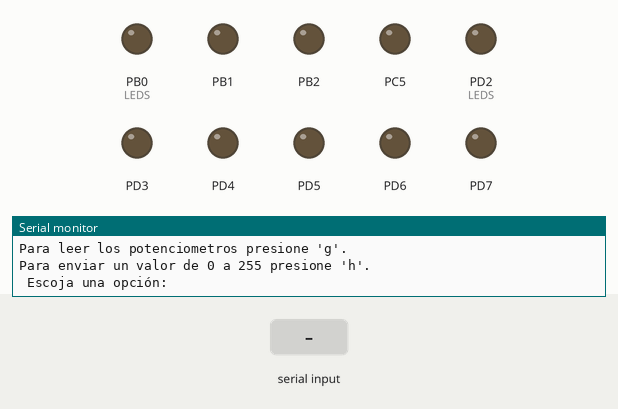
The program below on a simulated ATmega328P, built with avr-gcc and emulated at 16 MHz. Shown: output pins drawn as LEDs (lit = HIGH), the last lines printed to the serial monitor. The inputs (shaded band) are chosen by the test bench.

Above: at 1.2 s.
1.3 s: byte 103 (0x67) received over Serial
2.8 s: byte 104 (0x68) received over Serial
4.3 s: "90,45\n" received over Serial
At 5.5 s:
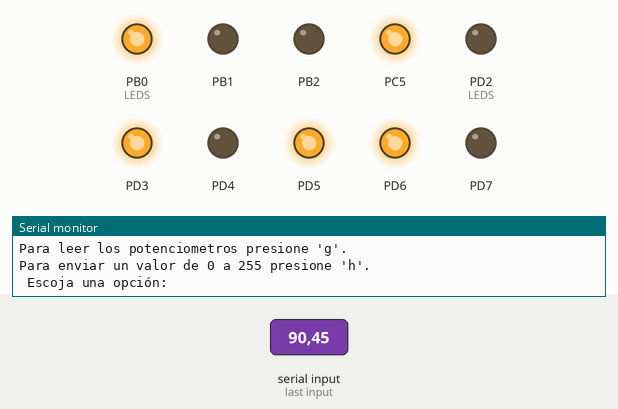
Timing chart, 0 to 7.3 s (numbered marks = the images above; inputs shaded):
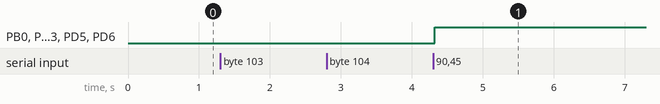

Measured:
- after the input at 4.3 s, PB0 (LEDS), PC5, PD3, PD5, PD6: LOW → HIGH at once

The program:

main.c
```c
	/*
 * laboratorio3_digital2.c
 *
 * Created: 2/02/2026 22:17:30
 * Author : jose_
 */
//Librerias
#define F_CPU 16000000UL
#include <avr/interrupt.h>
#include <avr/io.h>
#include <util/delay.h>
#include <stdint.h>													//uints, ints, etc
#include <stdio.h>													//snprintf
#include <stdlib.h>													//atoi


//Incluir librerias hechas
#include "SPI/SPI.h"
#include "UART/UART.h"

//Variables

uint16_t valorSPI = 0;
uint16_t valorSPI2 = 0;
char buffer1[30];
char buffer2[30];

//----UART---//
char signal;
char buffer_datos[4];
uint8_t contenido;
uint8_t numero_8bits;
uint8_t leer;
uint8_t caracter;


//Function prototypes
void refreshPORT(uint8_t valor);
void setup();
void menu();


//Main

int main(void)
{
    setup();
	spiInit(SPI_MASTER_OSC_DIV4, SPI_DATA_ORDER_MSB, SPI_CLOCK_IDLE_LOW, SPI_CLOCK_FIRST_EDGE);
	init_UART();
	sei();
	menu();
    while (1)
    {
		if (leer == 1)
		{
			leer = 0;
			PORTC &= ~(1 << PORTC5);						//poner en 0 al esclavo
			//------------POT 1------------------------//
			spiWrite('c');
			spiWrite(0x00);									//byte adicional (basura)
			valorSPI = spiRead();
			//while (!(SPSR & (1 << SPIF)));
			//valorSPI =  SPDR;

			snprintf(buffer1, sizeof(buffer1), "\n P1:%3u \n ", valorSPI);
			writeString(buffer1);
			//refreshPORT(valorSPI);
			//-----------POT 2 ----------------------//
			spiWrite('a');
			spiWrite(0x00);
			valorSPI2 = spiRead();
			//while (!(SPSR & (1 << SPIF)));
			//valorSPI2 =  SPDR;

			snprintf(buffer2, sizeof(buffer2), "\n P2:%3u \n ", valorSPI2);
			writeString(buffer2);
			//refreshPORT(valorSPI2);


			PORTC |= (1 << PORTC5);							//poner en 1 al esclavo
			_delay_ms(250);
			menu();
		}

    }
}

//NON-Interrupt subroutines
void setup(){
	buffer_datos[0] = '\0';
	DDRC |= (1 << PORTC5);																								//SALIDA ESCLAVO
	DDRB |= (1 << PORTB0) | (1 << PORTB1);																				//SALIDA LEDS
	DDRD |= (1 << PORTD2) | (1 << PORTD3) | (1 << PORTD4) | (1 << PORTD5) | (1 << PORTD6) | (1 << PORTD7);				//SALIDA LEDS

	PORTC &= ~(1 << PORTC5);
	PORTB &= ~((1 << PORTB0) | (1 << PORTB1));
	PORTD &= ~((1 << PORTD2) | (1 << PORTD3) | (1 << PORTD4) | (1 << PORTD5) | (1 << PORTD6) | (1 << PORTD7));
}

void menu()
{
	writeString("\n");
	writeString("Bienvenido al menú de la hiperterminal.\n");
	writeString("¿Qué desea hacer?\n");
	writeString("Para leer los potenciometros presione 'g'.\n");
	writeString("Para enviar un valor de 0 a 255 presione 'h'.\n");
	writeString(" Escoja una opción: ");
}

void refreshPORT(uint8_t valor){
	if (valor & 0b10000000)
	{
		PORTB |= (1 << PORTB1);
	}else{
		PORTB &= ~(1 << PORTB1);
	}

	if (valor & 0b01000000)
	{
		PORTB |= (1 << PORTB0);
	}else{
		PORTB &= ~(1 << PORTB0);
	}

	if (valor & 0b00100000)
	{
		PORTD |= (1 << PORTD7);
	}else{
		PORTD &= ~(1 << PORTD7);
	}

	if (valor & 0b00010000)
	{
		PORTD |= (1 << PORTD6);
		}else{
		PORTD &= ~(1 << PORTD6);
	}

	if (valor & 0b00001000)
	{
		PORTD |= (1 << PORTD5);
		}else{
		PORTD &= ~(1 << PORTD5);
	}

	if (valor & 0b00000100)
	{
		PORTD |= (1 << PORTD4);
		}else{
		PORTD &= ~(1 << PORTD4);
	}

	if (valor & 0b00000010)
	{
		PORTD |= (1 << PORTD3);
		}else{
		PORTD &= ~(1 << PORTD3);
	}

	if (valor & 0b00000001)
	{
		PORTD |= (1 << PORTD2);
		}else{
		PORTD &= ~(1 << PORTD2);
	}
}

//Interrupt routines

ISR(USART_RX_vect)
{
	signal = UDR0;

	if (numero_8bits == 1)
	{
		if (signal == '\n')
		{
			contenido = atoi(buffer_datos);
			writeString("\nNumero recibido\r\n");
			PORTC &= ~(1 << PORTC5);						// slave en 0
			spiWrite('w');
			spiWrite(contenido);
			refreshPORT(contenido);
			PORTC |= (1 << PORTC5);							//poner en 1 al esclavo

			caracter = 0;
			buffer_datos[0] = '\0';
			numero_8bits = 0;
			menu();
		}else if (caracter < 3)
		{
			buffer_datos[caracter++] = signal;
			buffer_datos[caracter] = '\0';
		}

	}


	// ====== MODO MENU ======
	if (signal == 0x67)												// g en ascii
	{
		writeString("\n");
		writeString("------------------------------------");
		writeString("\n");
		leer = 1;
	}
	else if (signal == 0x68)										//h en ascii
	{
		numero_8bits = 1;
		writeString("\n");
		writeString("------------------------------------");
		writeString("\n");
		writeString("Ingrese un valor 0-255: ");

	}
}
```

SPI.c
```c
/*
 * SPI.c
 *
 * Created: 2/02/2026 22:31:26
 *  Author: jose_
 */
//Librerias
#include "SPI.h"

//NON-Interrupt subroutines

void spiInit(Spi_Type sType, Spi_Data_Order sDataOrder, Spi_Clock_Polarity sClockPolarity, Spi_Clock_Phase sClockPhase)
{
	//Cableado en fisico es PB2 es SS, PB3 es MOSI, PB4 es MISO, PB5 es SCK

	if (sType & (1 << MSTR))			// Si estamos en modo maestro
	{
		DDRB |= (1 << PORTB3) | (1 << PORTB5) | (1 << PORTB2);			//MOSI, SCK, NEGADO_SS
		DDRB &= ~(1 << PORTB4);											//MISO entrada
		SPCR |= (1 << MSTR);

		uint8_t temp = sType & 0b00000111;
		switch(temp)
		{
			case 0:														//DIV2
				SPCR &= ~((1 << SPR1) | (1 << SPR0));
				SPSR |= (1 << SPI2X);
				break;
			case 1:														//DIV4
				SPCR &= ~((1 << SPR1) | (1 << SPR0));
				SPSR &= ~(1 << SPI2X);
				break;
			case 2:														//DIV8
				SPCR |= (1 << SPR0);
				SPCR &= ~(1 << SPR1);
				SPSR |= (1 << SPI2X);
				break;
			case 3:														//DIV16
				SPCR |= (1 << SPR0);
				SPCR &= ~(1 << SPR1);
				SPSR &= ~(1 << SPI2X);
				break;
			case 4:														//DIV32
				SPCR &= ~(1 << SPR0);
				SPCR |= (1 << SPR1);
				SPSR |= (1 << SPI2X);
				break;
			case 5:														//DIV64
				SPCR &= ~(1 << SPR0);
				SPCR |= (1 << SPR1);
				SPSR &= ~(1 << SPI2X);
				break;
			case 6:														//DIV128
				SPCR |= (1 << SPR0) | (1 << SPR1);
				SPSR &= ~(1 << SPI2X);
				break;

		}
	}
	else
	{
		DDRB |=(1 << PORTB4);													//MISO
		DDRB &= ~((1 << PORTB3) | (1 << PORTB5) | (1 << PORTB2));				//MOSI, SCK, SS
		SPCR &= ~(1 << MSTR);													//modo esclavo
	}

	SPCR |= (1 << SPE) | sDataOrder | sClockPolarity | sClockPhase;				//para ambas opciones se habilita el SPE y los otros parametros
}


void spiWrite(uint8_t dato){
	SPDR = dato;																// cargar dato deseado en el registro de datos
}


unsigned spiDataReady()															//Lee la bandera de la interrupcion y verifica si el dato esta listo para ser leido
{
	if (SPSR & (1 << SPIF))
	{
		return 1;
	}else
	{
		return 0;
	}
}


uint8_t spiRead(void)
{
	while (!(SPSR & (1 << SPIF)));												//Esperar que la bandera de la interrupcion se encienda
	return(SPDR);																//Leer el dato recibido (registro)
}
```

SPI.h
```c
/*
 * SPI.h
 *
 * Created: 2/02/2026 22:32:12
 *  Author: jose_
 */


#ifndef SPI_H_
#define SPI_H_

#include <avr/io.h>
#include <stdint.h>

typedef enum
{
	SPI_MASTER_OSC_DIV2 = 0b01010000,
	SPI_MASTER_OSC_DIV4 = 0b01010001,
	SPI_MASTER_OSC_DIV8 = 0b01010010,
	SPI_MASTER_OSC_DIV16 = 0b01010011,
	SPI_MASTER_OSC_DIV32 = 0b01010100,
	SPI_MASTER_OSC_DIV64 = 0b01010101,
	SPI_MASTER_OSC_DIV128 = 0b01010110,
	SPI_SLAVE_SS = 0b01000000
	}Spi_Type;

typedef enum
{
	SPI_OSC_DIV2 = 0b01010000,
	SPI_OSC_DIV4 = 0b01010001,
	SPI_OSC_DIV8 = 0b01010010,
	SPI_OSC_DIV16 = 0b01010011,
	SPI_OSC_DIV32 = 0b01010100,
	SPI_OSC_DIV64 = 0b01010101,
	SPI_OSC_DIV128 = 0b01010110,
	}Spi_Osc_Div;

typedef enum
{
	SPI_DATA_ORDER_MSB = 0b00000000,
	SPI_DATA_ORDER_LSB = 0b00100000,
	}Spi_Data_Order;


typedef enum
{
	SPI_CLOCK_IDLE_HIGH = 0b00001000,
	SPI_CLOCK_IDLE_LOW = 0b00000000,
	}Spi_Clock_Polarity;


typedef enum
{
	SPI_CLOCK_FIRST_EDGE = 0b00000000,
	SPI_CLOCK_LAST_EDGE = 0b00000100,
	}Spi_Clock_Phase;


/*
typedef enum
{
	SPI_MODE0 = 0b00000000,
	SPI_MODE1 = 0b00000001,
	SPI_MODE2 = 0b00000010,
	SPI_MODE3 = 0b00000011,
	}Spi_Mode;
*/

void spiInit(Spi_Type, Spi_Data_Order, Spi_Clock_Polarity, Spi_Clock_Phase);
void spiWrite(uint8_t dat);
unsigned spiDataReady();
uint8_t spiRead(void);


#endif /* SPI_H_ */
```

UART.c
```c
/*
 * UART.c
 *
 * Created: 26/01/2026 22:02:28
 *  Author: jose_
 */
//Librerias
#include "UART.h"

//NON-Interrupt subroutines
void init_UART()
{
	DDRD |= (1 << DDD1);															// Tx como salida
	DDRD &= ~(1 << DDD0);															// Rx como entrada

	UCSR0A = 0;																		// Configurar UCSR0A

	UCSR0B |=  (1 << TXEN0) | (1 << RXEN0 ) | (1 << RXCIE0);						// habilitar bit para recibir, transmitir y habilitar interrupción
	UCSR0C |= (1 << UCSZ01) | (1 << UCSZ00);										// CHARACTER SIZE 8 BITS Y 1 STOP BIT
	UBRR0 = 103;																		// BAUD RATE 9600 0.2% DE ERROR
}

void WriteChar(char j)
{
	//while((UCSR0A & (1 << UDRE0)) == 0);
	while(!(UCSR0A &(1 << UDRE0)));							// esperar a que se vacie el buffer (!= es no sea)
	UDR0 = j;												// meter valor
}


void writeString(char* txt)												// el char* sirve para representar cadenas de texto
{
	for (uint8_t i = 0; txt[i] != '\0'; i++)
	{
		WriteChar(txt[i]);									// es como leer cada letra
	}
}
```

UART.h
```c
/*
 * UART.h
 *
 * Created: 26/01/2026 22:02:42
 *  Author: jose_
 */


#ifndef UART_H_
#define UART_H_

#define F_CPU 16000000UL
#include <avr/io.h>
#include <util/delay.h>

void init_UART();
void WriteChar(char j);
void writeString(char* txt);


#endif /* UART_H_ */
```
